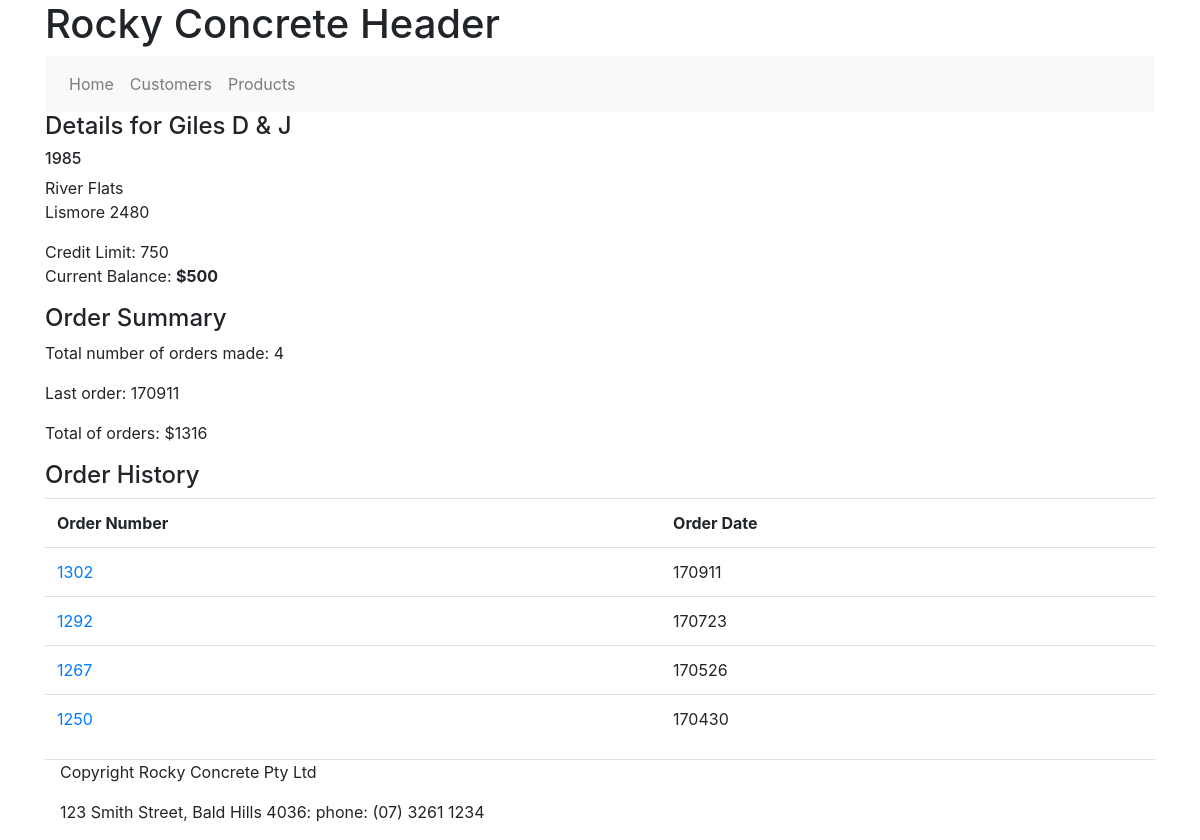
The app's page /customer_details?cid=1985 with its own data.
### tables this page shows
CREATE TABLE customers (cust_no int (11) NOT NULL, cust_name varchar (50) NOT NULL, street varchar (50) NOT NULL, town varchar (50) NOT NULL, post_code int (11) NOT NULL, cr_limit decimal (10, 0) NOT NULL, curr_bal decimal (10, 0) NOT NULL);

CREATE TABLE orders (order_no int (11) NOT NULL, order_date int (11) NOT NULL, cust_no int (11) NOT NULL);

### app.py (the view)
@app.route('/customer_details', methods=['GET'])
def customer_details():
    if request.args.get('cid'):
        id = int(request.args.get('cid'))
        sql = """
                select * from customers where cust_no = ?;"""
        cur.execute(sql,(id,))
        customer_results = cur.fetchone()
        sql = """
                select
                    count(distinct o.order_no) as 'order count',
                    max(order_date) as 'last order',
                    sum(order_qty * order_price) as 'total orders'
                from orders o, order_details od
                where o.order_no = od.order_no
                and cust_no = ?;"""
        cur.execute(sql,(id,))
        order_count = cur.fetchone()
        sql = """select * from orders where cust_no = ? order by order_date desc;"""
        cur.execute(sql, (id,))
        orders = cur.fetchall()
        return render_template("customer_details.html", title="Customer Details", cdetails=customer_results, \
                               order_count=order_count, order_history=orders)
    else:
        return redirect(url_for("index"))

### templates/customer_details.html
{% extends 'layout.html' %}
{% block mainContent %}
<h4>Details for {{cdetails['cust_name']}}</h4>
<h6>{{cdetails['cust_no']}}</h6>
<p>{{cdetails['street']}}<br>
{{cdetails['town']}} {{cdetails['post_code']}}</p>
<p>Credit Limit: {{cdetails['cr_limit']}} <br>
    Current Balance: <strong>${{cdetails['curr_bal']}}</strong></p>
<div>
    <h4>Order Summary</h4>
    <p>Total number of orders made: {{order_count['order count']}}</p>
    <p>Last order: {{order_count['last order']}}</p>
    <p>Total of orders: ${{order_count['total orders']}}</p>
</div>
<div>
    <h4>Order History</h4>
    {% if order_history | length > 0 %}
        <table class="table">
            <tr><th>Order Number</th><th>Order Date</th></tr>
        {% for row in order_history %}
            <tr><td><a href="/order_details?oid={{row['order_no']}}">{{row['order_no']}}</a></td><td>{{row['order_date']}}</td></tr>
        {% endfor %}
        </table>
    {% else %}
        <p>No orders for this customer</p>
    {% endif %}
</div>
{% endblock %}

### records on screen
customers: cust_name "Giles D & J", cust_no "1985", street "River Flats", town "Lismore", post_code "2480", cr_limit "750", curr_bal "500"
orders: order_no "1302", order_date "170911"
orders: order_no "1292", order_date "170723"
orders: order_no "1267", order_date "170526"
orders: order_no "1250", order_date "170430"

### other values on screen
{{ order_count['order count'] }} "4"
{{ order_count['last order'] }} "170911"
{{ order_count['total orders'] }} "1316"
